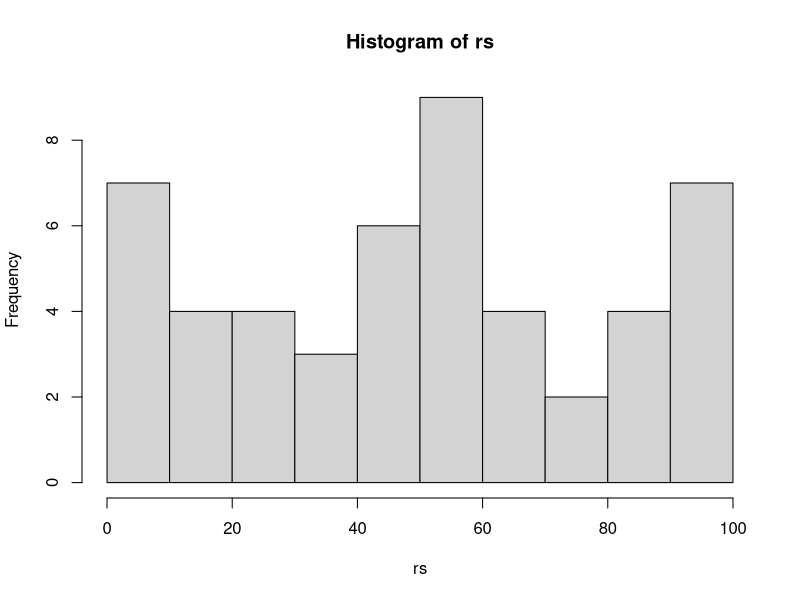
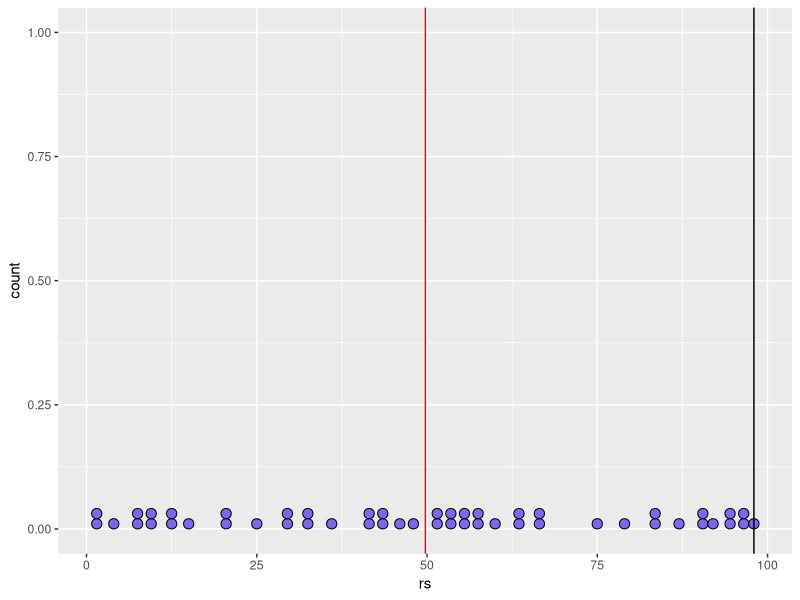
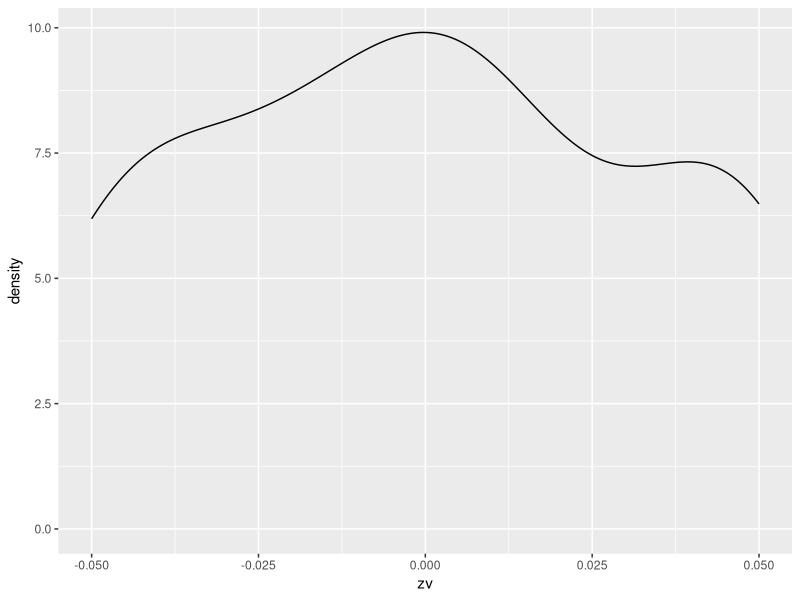

Here is the R script that generated these plots, in order:

#BOOK Introduction to the New statistics --------------------------------------

### Chapter 3

##Exercise 3.15##
#Generating a random sample
rs <- sample(x = 1:100,size = 50) 
#a) Calculate the largest value in the sample
maxv <- max(rs,na.rm = TRUE)
#Plot histogram and max value
hist(rs) 
#Plot dot plot and max value
library(ggplot2)
rsdf <- data.frame(rs,stringsAsFactors = FALSE)
ggplot(rsdf, aes(x = rs)) + geom_dotplot(binwidth = 1.5, 
                                         fill ="#7b68ee")+
                            geom_vline(xintercept = maxv) +
                            geom_vline(xintercept = mean(rs),color="red")

#b) Calculate the z-score for the larges value
zscore <- function(xval, x){
  z <- (xval - mean(x))/var(x)
  return(z)
}
zmax <-zscore(xval=maxv, x= rs) 
print(zmax)

#c) Tranform to z-scores all the sample values
zv <- vector(mode = "numeric", length = as.integer(length(rs)))
for(i in seq.int(rs)){
    zv[i] <- zscore(xval =rs[i],x=rs)
    zv[i] <- round(zv[i],digits = 2)
}
print(zv)
#d) Make a graphic of z-score's values
zvdf <- data.frame(zv,stringsAsFactors = FALSE)
#Density plot
ggplot(zvdf, aes(zv)) + geom_density()


## Exercise 3.19 ##
dd <- sample(1:100, 12)
#mean
mean(dd)
#median
median(dd)
#zcore
zscore(xval = max(dd), dd)
#IQR
IQR(dd)
#Change max value for a higher value
dd[which(dd==max(dd))] <- 200
#mean
mean(dd) #Rpta: aumenta la media 

##Excersise
## Exercise 3.19 ##
#Generate data that measure happines. 
#This data describe: 1: extremely unhappy, and 2: extrememly happy
dd <- sample(1:20, 30,replace = TRUE)






